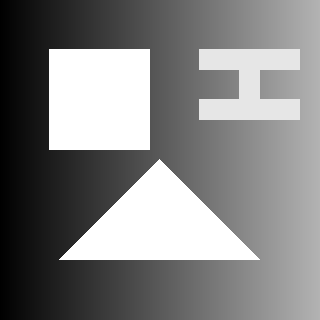
%> input picture Blatt04/figures1.png, 320 x 320 px
$ octave sh04ex01.m   (GNU Octave 9; MATLAB toolbox functions it lacks are replaced by stand-ins)
%> lines starting %> are read from the running program, lines starting %| are printed output that depends on the picture
I = double(imread('figures1.png'))/255.0;
%> I: size 320x320 double; min 0, max 1, mean 0.51

M1 = [0 -1 0;
       0 1 0;
       0 0 0];
M2 = [0 0 -1;
      0 1  0;
      0 0  0];

M3 = [0 0 0;
      0 1 -1;
      0 0 0];

M4 = [0 0 0;
      0 1 0;
      0 0 -1];

D1 = imfilter(I, M1,'replicate');
D2 = imfilter(I, M2,'replicate');
D3 = imfilter(I, M3,'replicate');
D4 = imfilter(I, M4,'replicate');
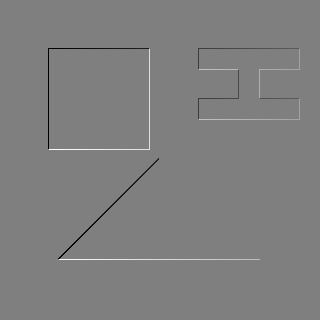
%> D4: size 320x320 double; min -0.894, max 0.89, mean -0.00219; mean of the top-left, top-right, bottom-left and bottom-right quarters -0.00228, -0.00218, -0.00466, 0.000346; drawn with min black and max white

D1 = D1 .* D1;
D2 = D2 .* D2;
D3 = D3 .* D3;
D4 = D4 .* D4;
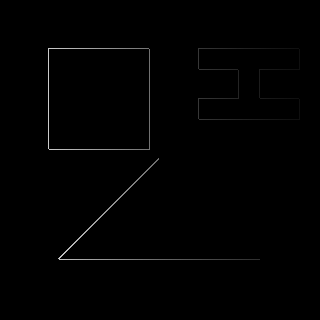
%> D4: size 320x320 double; min 0, max 0.799, mean 0.00509

B = ones(5,5) * 1/25;

A1 = imfilter(D1, B,'replicate');
A2 = imfilter(D2, B,'replicate');
A3 = imfilter(D3, B,'replicate');
A4 = imfilter(D4, B,'replicate');

S = A1 + A2 + A3 + A4;

A1 = A1 ./ S;
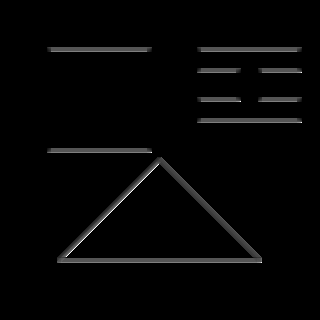
%> A1: size 320x320 double; 20.62% of the values are NaN or infinite; the others: min 0, max 1, mean 0.0241; drawn with min black, max white, NaN and infinite black
A2 = A2 ./ S;
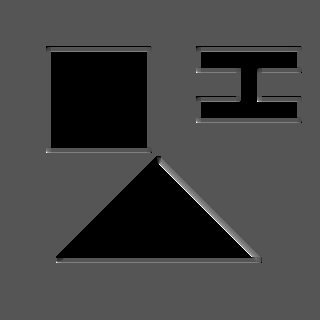
%> A2: size 320x320 double; 20.62% of the values are NaN or infinite; the others: min 0, max 1, mean 0.33; drawn with min black, max white, NaN and infinite black
A3 = A3 ./ S;
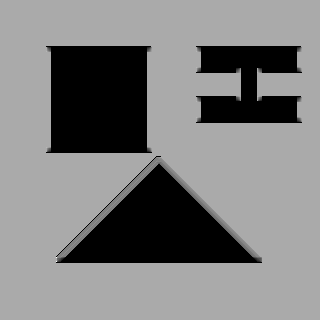
%> A3: size 320x320 double; 20.62% of the values are NaN or infinite; the others: min 0, max 0.5, mean 0.312; drawn with min black, max white, NaN and infinite black
A4 = A4 ./ S;
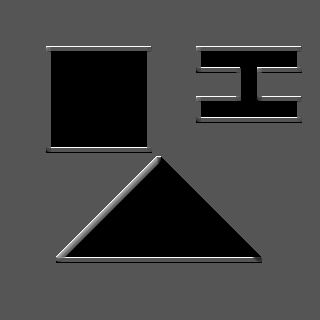
%> A4: size 320x320 double; 20.62% of the values are NaN or infinite; the others: min 0, max 1, mean 0.335; drawn with min black, max white, NaN and infinite black

threshold = 0.15;
M1 = (A1 + A2 - abs(A1 - A2))/2; % Stolen from: https://stackoverflow.com/questions/26634232/element-wise-matrix-min-in-matlab
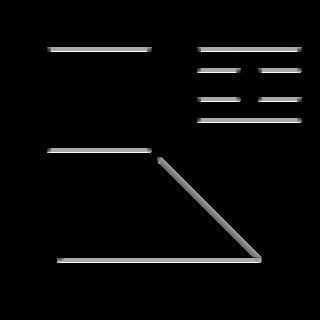
%> M1: size 320x320 double; 20.62% of the values are NaN or infinite; the others: min 0, max 0.5, mean 0.0201; drawn with min black, max white, NaN and infinite black
M2 = (A3 + A4 - abs(A3 - A4))/2;
M = (M1 + M2 - abs(M1- M2))/2;

underThreshold = find(M < threshold);
%> underThreshold = 81124 values from 1 to 102400
overThreshold = find(M >= threshold);
%> overThreshold = 159 values from 15088 to 96442
M(underThreshold) = 0;
M(overThreshold) = 1;

figure();

subplot(3,2,1);
imshow(A1);
title("0 degree Channel");
subplot(3,2,2);
imshow(A2);
title("45 degree Channel");
subplot(3,2,3);
imshow(A3);
title("90 degree Channel");
subplot(3,2,4);
imshow(A4);
title("135 degree Channel");
subplot(3,2,5);
imshow(M);
title("Detected Corners");
subplot(3,2,6);
imshow(I);
title("Original Image");

print("sh04ex01.eps", "-depsc");
